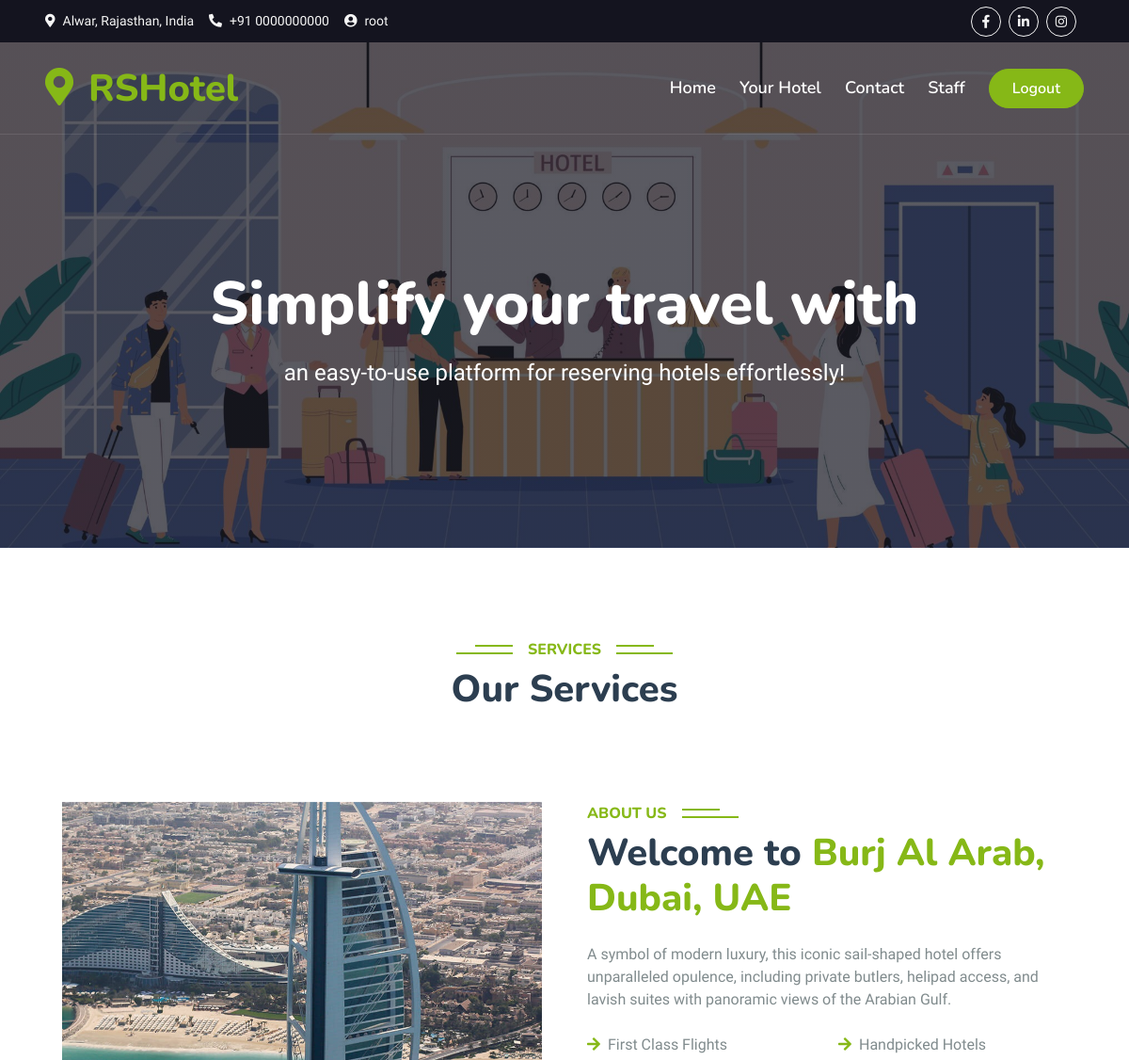
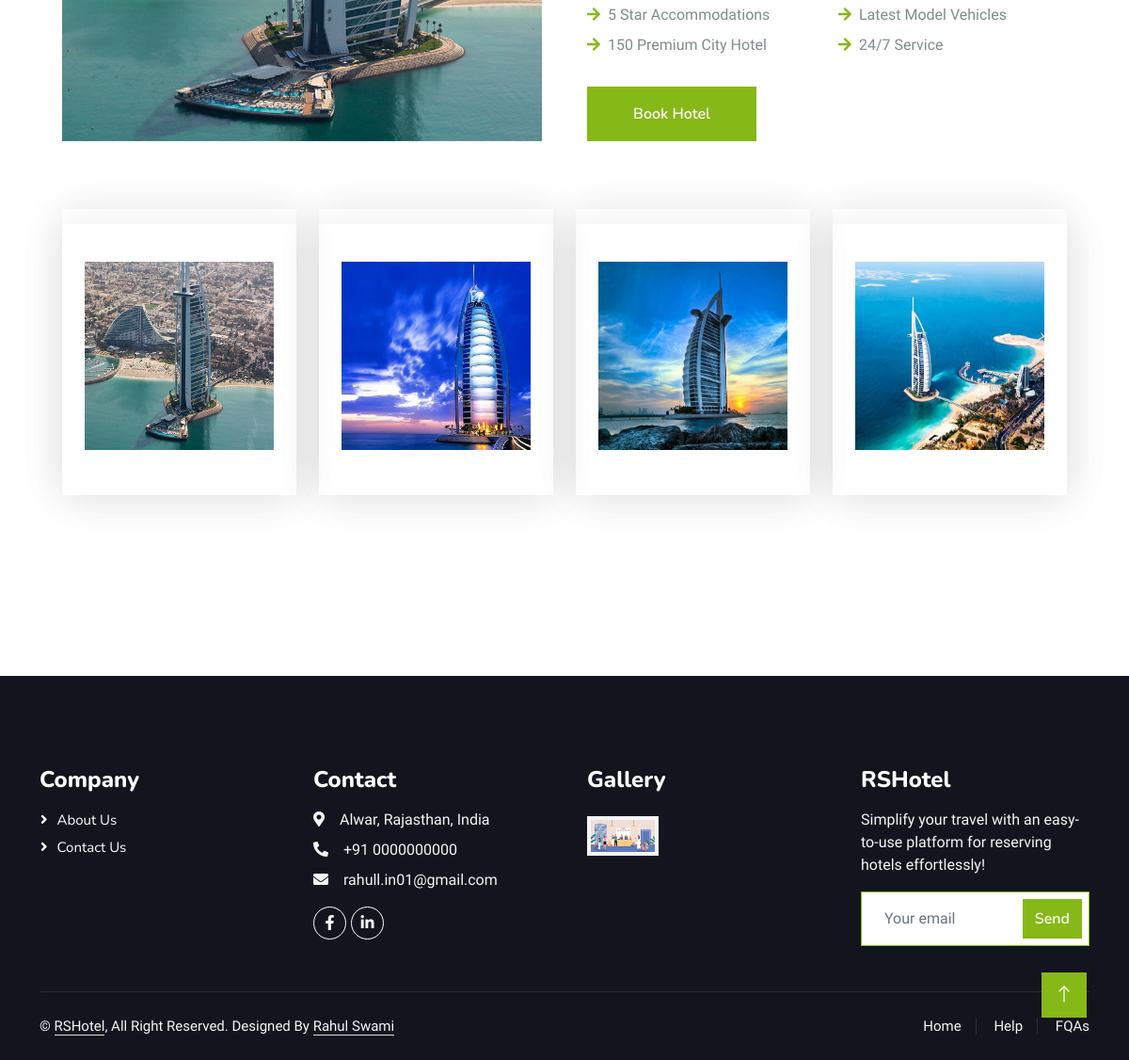
Page /hotel/detail/1/ (signed in) on the committed database (2 pictures, top to bottom).
### home/models.py (models this page shows, shortened)
class Hotel(models.Model):
    hname = models.CharField(max_length=100)
    hdesc = models.TextField()

class Hotel_Image(models.Model):
    hotel = models.ForeignKey(Hotel, on_delete=models.CASCADE, related_name='paper_images')
    image = models.ImageField(upload_to='paper')

### home/views.py (the view)
# urls.py: path('hotel/detail/<int:id>/', hotel_details, name='hotel_details'),
@login_required(login_url='login')
def hotel_details(request, id):
    hotel = get_object_or_404(Hotel, id=id)
    return render(request, 'hotels_details.html', {'hotel':hotel})

### home/templates/hotels_details.html (shortened to what this page needs)
{% extends "base.html" %}
{% block contant %}
<div class="container-xxl py-5">
    <div class="container">
        <div class="text-center wow fadeInUp" data-wow-delay="0.1s">
            <h6 class="section-title bg-white text-center text-primary px-3">Services</h6>
            <h1 class="mb-5">Our Services</h1>
        </div>
        <div class="container-xxl py-5">
            <div class="container">
                <div class="row g-5">
                    <div class="col-lg-6 wow fadeInUp" data-wow-delay="0.1s" style="min-height: 400px;">
                        <div class="position-relative h-100">
                            <img class="img-fluid position-absolute w-100 h-100"
                                src="/media/{{hotel.paper_images.first.image}}" alt="" style="object-fit: cover;">
                        </div>
                    </div>
                    <div class="col-lg-6 wow fadeInUp" data-wow-delay="0.3s">
                        <h6 class="section-title bg-white text-start text-primary pe-3">About Us</h6>
                        <h1 class="mb-4">Welcome to <span class="text-primary">{{hotel.hname}}</span></h1>
                        <p class="mb-4">{{hotel.hdesc}}</p>
                        <div class="row gy-2 gx-4 mb-4">
                            <div class="col-sm-6">
                                <p class="mb-0"><i class="fa fa-arrow-right text-primary me-2"></i>First Class Flights
                                </p>
                            </div>
                            <div class="col-sm-6">
                                <p class="mb-0"><i class="fa fa-arrow-right text-primary me-2"></i>Handpicked Hotels</p>
                            </div>
                            <div class="col-sm-6">
                                <p class="mb-0"><i class="fa fa-arrow-right text-primary me-2"></i>5 Star Accommodations
                                </p>
                            </div>
                            <div class="col-sm-6">
                                <p class="mb-0"><i class="fa fa-arrow-right text-primary me-2"></i>Latest Model Vehicles
                                </p>
                            </div>
                            <div class="col-sm-6">
                                <p class="mb-0"><i class="fa fa-arrow-right text-primary me-2"></i>150 Premium City
                                    Hotel</p>
                            </div>
                            <div class="col-sm-6">
                                <p class="mb-0"><i class="fa fa-arrow-right text-primary me-2"></i>24/7 Service</p>
                            </div>
                        </div>
                        <a class="btn btn-primary py-3 px-5 mt-2" href="{% url 'booking' %}">Book Hotel</a>
                    </div>
                </div>
                <div class="row g-4 my-5">
                    {% for image in hotel.paper_images.all %}
                    <div class="col-lg-3 col-sm-6 wow fadeInUp" data-wow-delay="0.1s">
                        <div class="service-item rounded pt-3">
                            <div class="service-item rounded pt-3">
                                <div class="p-4">
                                    <a href="{{ image.image.url }}"> <img src="{{ image.image.url }}"
                                            class="fa-globe text-primary mb-4" alt="{{ hotel.hname }}">
                                </div></a>
                            </div>
                        </div>
                    </div>
                    {% endfor %}
                </div>
            </div>
        </div>
    </div>
</div>
{% endblock %}

### home/templates/base.html (shortened to what this page needs)
{% load static %}
<!DOCTYPE html>
<html lang="en">
<head>
    <link href="https://cdnjs.cloudflare.com/ajax/libs/font-awesome/5.10.0/css/all.min.css" rel="stylesheet">
    <link href="https://cdn.jsdelivr.net/npm/bootstrap-icons@1.4.1/font/bootstrap-icons.css" rel="stylesheet">
    <link href="{% static 'lib/animate/animate.min.css' %}" rel="stylesheet">
    <link href="{% static 'lib/owlcarousel/assets/owl.carousel.min.css' %}" rel="stylesheet">
    <link href="{% static 'lib/tempusdominus/css/tempusdominus-bootstrap-4.min.css' %}" rel="stylesheet" />
    <link href="{% static '/css/bootstrap.min.css' %}" rel="stylesheet">
    <link href="{% static '/css/style.css' %}" rel="stylesheet">
</head>
<body>
    <div class="container-fluid bg-dark px-5 d-none d-lg-block">
        <div class="row gx-0">
            <div class="col-lg-8 text-center text-lg-start mb-2 mb-lg-0">
                <div class="d-inline-flex align-items-center" style="height: 45px;">
                    <small class="me-3 text-light"><i class="fa fa-map-marker-alt me-2"></i>Alwar, Rajasthan, India</small>
                    <small class="me-3 text-light"><i class="fa fa-phone-alt me-2"></i>+91 0000000000</small>
                    <small class="text-light"><i class="fa fa-user-circle me-2"></i>{{request.user.username}}</small>
                </div>
            </div>
            <div class="col-lg-4 text-center text-lg-end">
                <div class="d-inline-flex align-items-center" style="height: 45px;">
                    <a class="btn btn-sm btn-outline-light btn-sm-square rounded-circle me-2" href=""><i class="fab fa-facebook-f fw-normal"></i></a>
                    <a class="btn btn-sm btn-outline-light btn-sm-square rounded-circle me-2" href=""><i class="fab fa-linkedin-in fw-normal"></i></a>
                    <a class="btn btn-sm btn-outline-light btn-sm-square rounded-circle me-2" href=""><i class="fab fa-instagram fw-normal"></i></a>
                </div>
            </div>
        </div>
    </div>
    <div class="container-fluid position-relative p-0">
        <nav class="navbar navbar-expand-lg navbar-light px-4 px-lg-5 py-3 py-lg-0">
            <a href="" class="navbar-brand p-0">
                <h1 class="text-primary m-0"><i class="fa fa-map-marker-alt me-3"></i>RSHotel</h1>
            </a>
            <div class="collapse navbar-collapse" id="navbarCollapse">
                <div class="navbar-nav ms-auto py-0">
                    <a href="/" class="nav-item nav-link">Home</a>
                    <a href="{% url 'yourhotel' %}" class="nav-item nav-link">Your Hotel</a>
                    <a href="{% url 'contact' %}" class="nav-item nav-link">Contact</a>
                    <a href="/rshotelstaff/" class="nav-item nav-link">Staff</a>
                </div>
                <a href="{% url 'logout' %}" class="btn btn-primary rounded-pill py-2 px-4">Logout</a>
            </div>
        </nav>
        <div class="container-fluid bg-primary py-5 mb-5 hero-header">
            <div class="container py-5">
                <div class="row justify-content-center py-5">
                    <div class="col-lg-10 pt-lg-5 mt-lg-5 text-center">
                        <h1 class="display-3 text-white mb-3 animated slideInDown">Simplify your travel with </h1>
                        <p class="fs-4 text-white mb-4 animated slideInDown">an easy-to-use platform for reserving hotels effortlessly!</p>
                    </div>
                </div>
            </div>
        </div>
    </div>
{% block contant %}
{% endblock %}
      <div class="container-fluid bg-dark text-light footer pt-5 mt-5 wow fadeIn" data-wow-delay="0.1s">
        <div class="container py-5">
            <div class="row g-5">
                <div class="col-lg-3 col-md-6">
                    <h4 class="text-white mb-3">Company</h4>
                    <a class="btn btn-link" href="">About Us</a>
                    <a class="btn btn-link" href="">Contact Us</a>
                </div>
                <div class="col-lg-3 col-md-6">
                    <h4 class="text-white mb-3">Contact</h4>
                    <p class="mb-2"><i class="fa fa-map-marker-alt me-3"></i>Alwar, Rajasthan, India</p>
                    <p class="mb-2"><i class="fa fa-phone-alt me-3"></i>+91 0000000000</p>
                    <p class="mb-2"><i class="fa fa-envelope me-3"></i>rahull.in01@gmail.com</p>
                    <div class="d-flex pt-2">
                        <a class="btn btn-outline-light btn-social" href=""><i class="fab fa-facebook-f"></i></a>
                        <a class="btn btn-outline-light btn-social" href=""><i class="fab fa-linkedin-in"></i></a>
                    </div>
                </div>
                <div class="col-lg-3 col-md-6">
                    <h4 class="text-white mb-3">Gallery</h4>
                    <div class="row g-2 pt-2">
                        <div class="col-4">
                            <img class="img-fluid bg-light p-1" src="{% static '/img/bg-hero.jpg' %}" alt="">
                        </div>
                    </div>
                </div>
                <div class="col-lg-3 col-md-6">
                    <h4 class="text-white mb-3">RSHotel</h4>
                    <p>Simplify your travel with an easy-to-use platform for reserving hotels effortlessly!</p>
                    <div class="position-relative mx-auto" style="max-width: 400px;">
                        <input class="form-control border-primary w-100 py-3 ps-4 pe-5" type="text" placeholder="Your email">
                        <button type="button" class="btn btn-primary py-2 position-absolute top-0 end-0 mt-2 me-2">Send</button>
                    </div>
                </div>
            </div>
        </div>
        <div class="container">
            <div class="copyright">
                <div class="row">
                    <div class="col-md-6 text-center text-md-start mb-3 mb-md-0">
                        &copy; <a class="border-bottom" href="#">RSHotel</a>, All Right Reserved.
                        Designed By <a class="border-bottom" href="">Rahul Swami</a>
                    </div>
                    <div class="col-md-6 text-center text-md-end">
                        <div class="footer-menu">
                            <a href="/">Home</a>
                            <a href="/">Help</a>
                            <a href="/">FQAs</a>
                        </div>
                    </div>
                </div>
            </div>
        </div>
    </div>
    <a href="#" class="btn btn-lg btn-primary btn-lg-square back-to-top"><i class="bi bi-arrow-up"></i></a>
</body>
</html>

### home/static/css/style.css (style rules this page uses)
:root { --primary: #86B817; --secondary: #FE8800; --light: #F5F5F5; --dark: #14141F; }
.back-to-top { position: fixed; display: none; right: 45px; bottom: 45px; z-index: 99; }
.btn { font-family: 'Nunito', sans-serif; font-weight: 600; transition: .5s; }
.btn.btn-primary, .btn.btn-secondary { color: #FFFFFF; }
.btn-sm-square { width: 32px; height: 32px; }
.btn-lg-square { width: 48px; height: 48px; }
.btn-square, .btn-sm-square, .btn-lg-square { padding: 0; display: flex; align-items: center; justify-content: center; font-weight: normal; border-radius: 0px; }
.navbar-light .navbar-nav .nav-link { font-family: 'Nunito', sans-serif; position: relative; margin-right: 25px; padding: 35px 0; color: #FFFFFF !important; font-size: 18px; font-weight: 600; outline: none; transition: .5s; }
@media (min-width: 992px) { .navbar-light { position: absolute; width: 100%; top: 0; left: 0; border-bottom: 1px solid rgba(256, 256, 256, .1); z-index: 999; } }
@media (min-width: 992px) { .navbar-light .navbar-nav .nav-link::before { position: absolute; content: ""; width: 0; height: 2px; bottom: -1px; left: 50%; background: var(--primary); transition: .5s; } }
.hero-header { background: linear-gradient(rgba(20, 20, 31, .7), rgba(20, 20, 31, .7)), url(../img/bg-hero.jpg); background-position: center center; background-repeat: no-repeat; background-size: cover; }
.section-title { position: relative; display: inline-block; text-transform: uppercase; }
.section-title::before { position: absolute; content: ""; width: calc(100% + 80px); height: 2px; top: 4px; left: -40px; background: var(--primary); z-index: -1; }
.section-title::after { position: absolute; content: ""; width: calc(100% + 120px); height: 2px; bottom: 5px; left: -60px; background: var(--primary); z-index: -1; }
.section-title.text-start::before { width: calc(100% + 40px); left: 0; }
.section-title.text-start::after { width: calc(100% + 60px); left: 0; }
.service-item { box-shadow: 0 0 45px rgba(0, 0, 0, .08); transition: .5s; }
.service-item * { transition: .5s; }
.footer .btn.btn-social { margin-right: 5px; width: 35px; height: 35px; display: flex; align-items: center; justify-content: center; color: var(--light); font-weight: normal; border: 1px solid #FFFFFF; border-radius: 35px; transition: .3s; }
.footer .btn.btn-link { display: block; margin-bottom: 5px; padding: 0; text-align: left; color: #FFFFFF; font-size: 15px; font-weight: normal; text-transform: capitalize; transition: .3s; }
.footer .btn.btn-link::before { position: relative; content: "\f105"; font-family: "Font Awesome 5 Free"; font-weight: 900; margin-right: 10px; }
.footer .copyright { padding: 25px 0; font-size: 15px; border-top: 1px solid rgba(256, 256, 256, .1); }
.footer .copyright a { color: var(--light); }
.footer .footer-menu a { margin-right: 15px; padding-right: 15px; border-right: 1px solid rgba(255, 255, 255, .1); }
.footer .footer-menu a:last-child { margin-right: 0; padding-right: 0; border-right: none; }

### home/templates/hotels_details.html (style rules this page uses)
.service-item .p-4 img { width: 100%; height: 200px; }

### rows in the picture
Hotel: paper_images.first.image (picture), hname "Burj Al Arab, Dubai, UAE", hdesc "A symbol of modern luxury, this iconic sail-shaped hotel offers unparalleled opulence, including private butlers, helipad access, and lavish suites with panoramic views of the Arabian Gulf."
Hotel_Image: image (picture)
Hotel_Image: image (picture)
Hotel_Image: image (picture)
Hotel_Image: image (picture)

### other values in the picture
{{ request.user.username }} "root"
